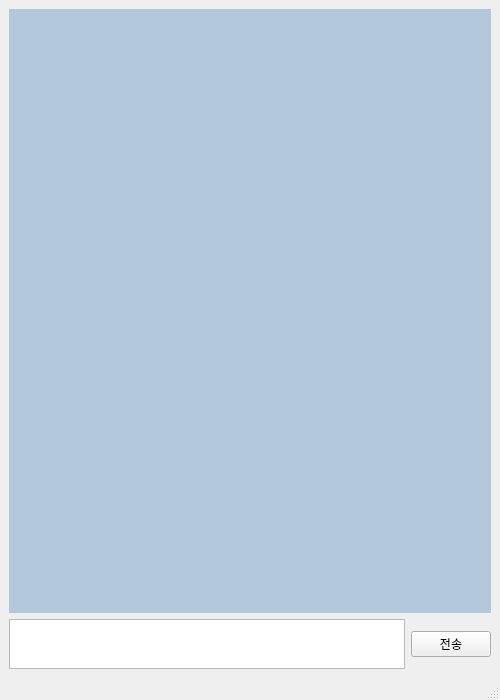
<?xml version="1.0" encoding="UTF-8"?>
<ui version="4.0">
 <class>MainWindow</class>
 <widget class="QMainWindow" name="MainWindow">
  <property name="geometry">
   <rect>
    <x>0</x>
    <y>0</y>
    <width>500</width>
    <height>700</height>
   </rect>
  </property>
  <property name="maximumSize">
   <size>
    <width>500</width>
    <height>700</height>
   </size>
  </property>
  <property name="windowTitle">
   <string>MainWindow</string>
  </property>
  <property name="autoFillBackground">
   <bool>true</bool>
  </property>
  <property name="styleSheet">
   <string notr="true">QTextBrowser {
    background-color: #b2c7da; /* 카카오톡 배경색 느낌 */
    border: none;
    padding: 10px;
}</string>
  </property>
  <widget class="QWidget" name="centralwidget">
   <property name="maximumSize">
    <size>
     <width>500</width>
     <height>700</height>
    </size>
   </property>
   <property name="autoFillBackground">
    <bool>true</bool>
   </property>
   <layout class="QVBoxLayout" name="verticalLayout_2">
    <item>
     <layout class="QVBoxLayout" name="verticalLayout" stretch="1,0">
      <item>
       <widget class="QTextBrowser" name="textBrowser">
        <property name="font">
         <font>
          <pointsize>14</pointsize>
         </font>
        </property>
        <property name="styleSheet">
         <string notr="true">QTextBrowser {
    background-color: #b2c7da; /* 카카오톡 배경색 느낌 */
    border: none;
    padding: 10px;
}</string>
        </property>
        <property name="html">
         <string>&lt;!DOCTYPE HTML PUBLIC &quot;-//W3C//DTD HTML 4.0//EN&quot; &quot;http://www.w3.org/TR/REC-html40/strict.dtd&quot;&gt;
&lt;html&gt;&lt;head&gt;&lt;meta name=&quot;qrichtext&quot; content=&quot;1&quot; /&gt;&lt;style type=&quot;text/css&quot;&gt;
p, li { white-space: pre-wrap; }
&lt;/style&gt;&lt;/head&gt;&lt;body style=&quot; font-family:'Gulim'; font-size:14pt; font-weight:400; font-style:normal;&quot;&gt;
&lt;p style=&quot;-qt-paragraph-type:empty; margin-top:0px; margin-bottom:0px; margin-left:0px; margin-right:0px; -qt-block-indent:0; text-indent:0px;&quot;&gt;&lt;br /&gt;&lt;/p&gt;&lt;/body&gt;&lt;/html&gt;</string>
        </property>
       </widget>
      </item>
      <item>
       <layout class="QHBoxLayout" name="horizontalLayout_2">
        <item>
         <widget class="QTextEdit" name="textEdit">
          <property name="maximumSize">
           <size>
            <width>800</width>
            <height>50</height>
           </size>
          </property>
         </widget>
        </item>
        <item>
         <widget class="QPushButton" name="pushButton">
          <property name="autoFillBackground">
           <bool>false</bool>
          </property>
          <property name="text">
           <string>전송</string>
          </property>
          <property name="default">
           <bool>false</bool>
          </property>
          <property name="flat">
           <bool>false</bool>
          </property>
         </widget>
        </item>
       </layout>
      </item>
     </layout>
    </item>
   </layout>
  </widget>
  <widget class="QStatusBar" name="statusbar"/>
 </widget>
 <resources/>
 <connections/>
</ui>
